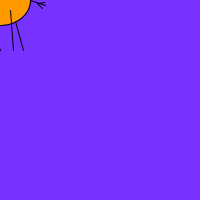
Frame 1 (no input)
Frame 60 (the mouse pressed at the canvas centre just before this capture): identical to frame 1, image omitted
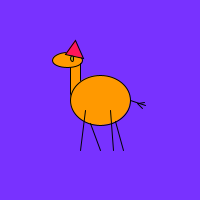
Frame 120 (the mouse held since frame 60 and released just before this capture)

The Processing sketch that drew these frames (run headless with seeded random() and noise(); from frame 60 on, the mouse is pressed at the canvas centre):

// Processing sketch: processing_14341
// ── processing_14341.pde

/*sketch for lama that moves with your mouse, 
 the eye colour changes for the position 
 and if you click a head apears*/

void setup () {
  // size window
  size(200,200);
}

void draw () {
  // blue background and colour for fill
  background(120,50,255);
  // drawn the lama
  lama (mouseX,mouseY,color(255,21,90));
}

/* make the lama a function with first the x position 
 then the y position and then the color of the hat*/
void lama ( int x_position, int y_position,color c) {
  fill(255,153,0);

  // ellipse in center mode
  ellipseMode(CENTER);

  //neck and head
  rect(x_position-30,y_position-40,10,40);
  ellipse(x_position-33,y_position-40,30,15);

  // body
  ellipse(x_position,y_position,60,50);

  //legs
  line(x_position-15,y_position+10,x_position-20,y_position+50);
  line(x_position-10,y_position+23,x_position,y_position+50);
  line(x_position+10,y_position+10,x_position+13,y_position+50);
  line(x_position+15,y_position+21,x_position+23,y_position+50);

  //tail
  line(x_position+30,y_position,x_position+45,y_position+5);
  line(x_position+38,y_position+3,x_position+44,y_position+2);
  line(x_position+37,y_position+3,x_position+42,y_position+8);

  //eye
  fill(x_position+75,y_position+75,20);
  ellipse(x_position-28,y_position-42,3,6);

  //when the mouse is pressed
  if(mousePressed) {
    //hoedje
    fill(c);
    triangle(x_position-35,y_position-46,x_position-25,y_position-60,x_position-17,y_position-42);
  }
}
                
                
